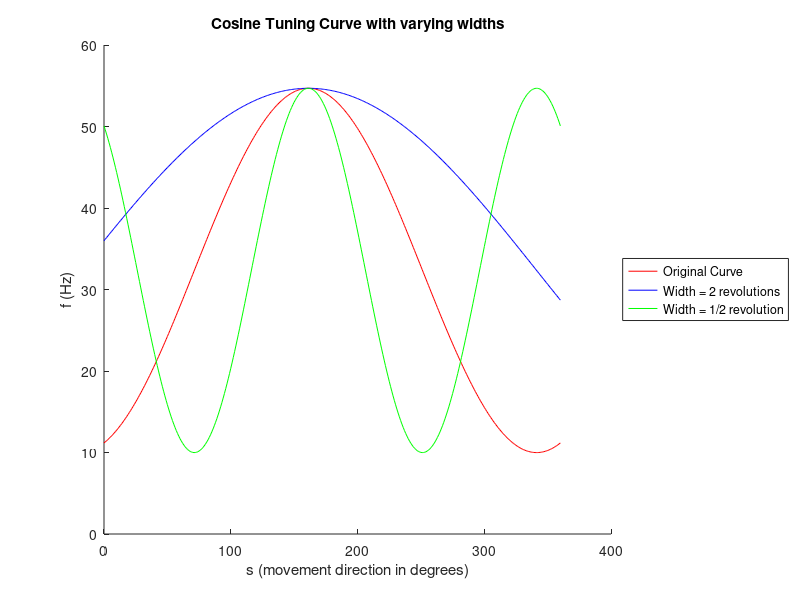
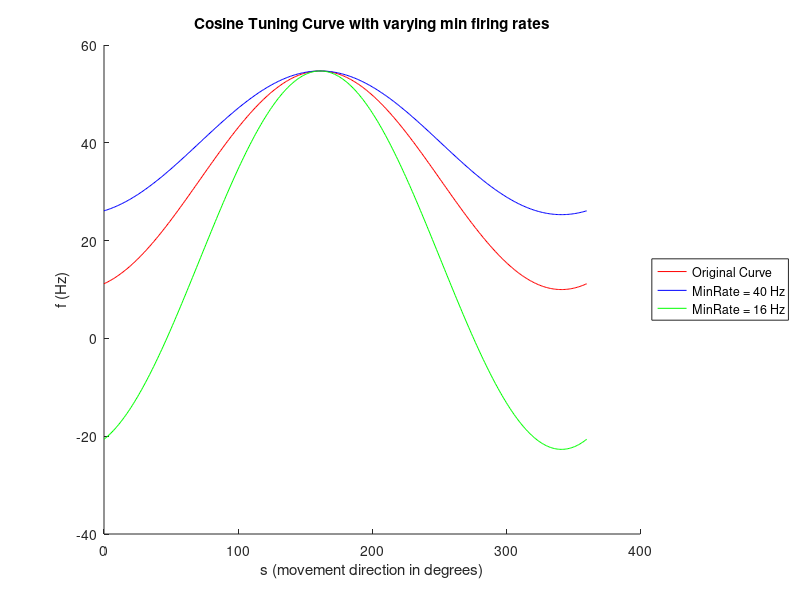
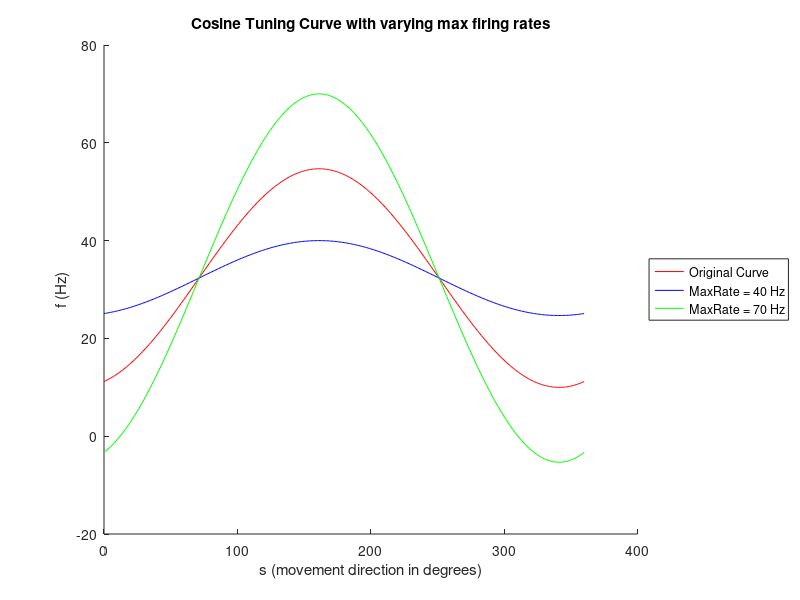
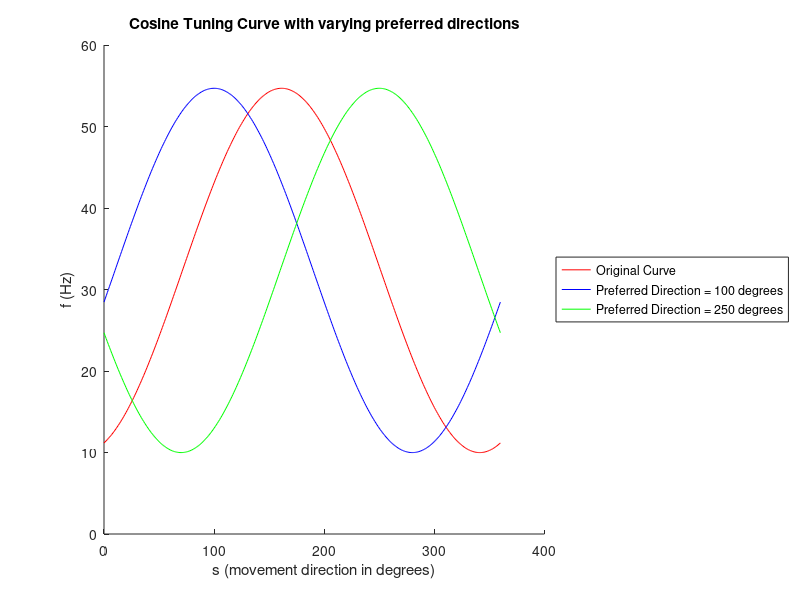

The MATLAB script that drew these images, in order:
%this is the reproduction of 1.6B from the book

%{
The figures generated from running this script show the effect of chaning
the parameters of the tuning curve

Figure 1 shows the effect of changing the tuning width
    - the spread of the curve increases or decreases

Figure 2 shows the effect of changing the min firing rate
    - the bottom of the curve changes

Figure 3 shows the effect of changing the max firing rate
    - the top of the curve changes

Figure 4 shows the effect of changing the preferred direction
    - the curve shifts left or right

%}


%tuning curve x values
ss = 0:1:360;

%tuning curve parameter values
r0 = 32.34;
s_max = 161.25;
r_max = 54.69;

%function to generate tuning curve
ff = @(xx,width,r0,s_max,r_max) r0 + (r_max - r0)*cosd((xx-s_max)/width);

%varying widths
width1 = 1;
width2 = 2;
width3 = 0.5;

f1 = @(widthParam) ff(ss,widthParam,r0,s_max,r_max);

figure
hold on
plot(ss,f1(width1),'r-');
plot(ss,f1(width2),'b-');
plot(ss,f1(width3),'g-');
legend('Original Curve',...
    'Width = 2 revolutions',...
    'Width = 1/2 revolution','Location','eastoutside');
hold off
title('Cosine Tuning Curve with varying widths');
xlabel('s (movement direction in degrees)');
ylabel('f (Hz)');

width=1;

%varying min rates
r0_1 = 32.34;
r0_2 = 40;
r0_3 = 16;

f2 = @(r0Param) ff(ss,width,r0Param,s_max,r_max);

figure
hold on
plot(ss,f2(r0_1),'r-');
plot(ss,f2(r0_2),'b-');
plot(ss,f2(r0_3),'g-');
legend('Original Curve',...
    'MinRate = 40 Hz',...
    'MinRate = 16 Hz','Location','eastoutside');
hold off
title('Cosine Tuning Curve with varying min firing rates');
xlabel('s (movement direction in degrees)');
ylabel('f (Hz)');

r0=32.34;

%varying max rates
rmax1 = 54.69;
rmax2 = 40;
rmax3 = 70;

f3 = @(rmaxParam) ff(ss,width,r0,s_max,rmaxParam);

figure
hold on
plot(ss,f3(rmax1),'r-');
plot(ss,f3(rmax2),'b-');
plot(ss,f3(rmax3),'g-');
legend('Original Curve',...
    'MaxRate = 40 Hz',...
    'MaxRate = 70 Hz','Location','eastoutside');
hold off
title('Cosine Tuning Curve with varying max firing rates');
xlabel('s (movement direction in degrees)');
ylabel('f (Hz)');


r_max = 54.69;

%varying preferred directions
smax1 = 161.25;
smax2 = 100;
smax3 = 250;

f4 = @(smaxParam) ff(ss,width,r0,smaxParam,r_max);

figure
hold on
plot(ss,f4(smax1),'r-');
plot(ss,f4(smax2),'b-');
plot(ss,f4(smax3),'g-');
legend('Original Curve',...
    'Preferred Direction = 100 degrees',...
    'Preferred Direction = 250 degrees','Location','eastoutside');
hold off
title('Cosine Tuning Curve with varying preferred directions');
xlabel('s (movement direction in degrees)');
ylabel('f (Hz)');


